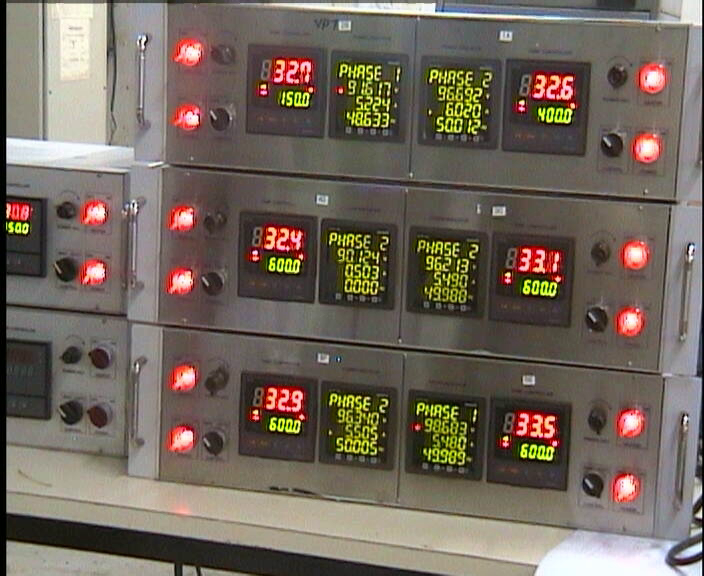
#> input picture DigitalMeterReading/Dataset/Screenshots/01.png, 704 x 576 px, found by its file name
$ jupyter execute --allow-errors FeasibilityStudy.ipynb
#> lines starting #> are read from the running program, lines starting #| are printed output that depends on the picture; after the words box and inside, x2 and y2 are one past the last pixel; in counts of white or black regions, pixels touching at a corner belong together
[cell 1]
import numpy as np
import pandas as pd
import cv2 as cv
import matplotlib.pyplot as plt
import pytesseract

[cell 2]
pytesseract.pytesseract.tesseract_cmd = r"C:\Program Files\Tesseract-OCR\tesseract.exe"

# Single Image Analysis

[cell 3]
img = cv.imread(r"F:\Muthu_2023\Personal\NextStep\CVProjects\DigitalMeterReading\Dataset\Screenshots\01.png")
#> img is the input picture: shape (576, 704, 3); mean B, G, R 92.4, 103.2, 114.1

[cell 4]
img_gray = cv.cvtColor(img, cv.COLOR_BGR2GRAY)
plt.imshow(img_gray, cmap='gray')

[cell 5]
x = 240
y = 35
w = 345
h = 436
img_gray_crop = img_gray[y:y+h,x:x+w]
plt.imshow(img_gray_crop, cmap='gray')

[cell 6]
x = 271
y = 55
w = 43
h = 31
img_gray_crop = img_gray[y:y+h,x:x+w]
#> img_gray_crop: shape (31, 43)
plt.imshow(img_gray_crop, cmap='gray')
#> (the rest of this cell did not finish here and is left out)

[cell 7]
for i in range(1, 6, 2):
    plt.figure(figsize=(8,4))
    plt.imshow(cv.GaussianBlur(img_gray_crop, (i,i), 0), cmap='gray')

[cell 8]
thresh = cv.adaptiveThreshold(cv.GaussianBlur(img_gray_crop, (5,5), 0), 255, cv.ADAPTIVE_THRESH_GAUSSIAN_C,
                                   cv.THRESH_BINARY, 11, 2)
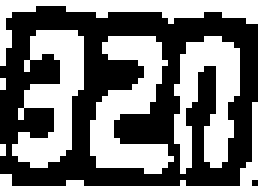
#> thresh: shape (31, 43) (shown 6 times larger); 45.7% white; 10 white regions (5 under 20 px), largest, box (x1, y1, x2, y2) and area: (15, 6, 29, 29) 166, (2, 5, 14, 28) 151, (29, 6, 40, 29) 148, (0, 0, 43, 11) 112, (40, 17, 43, 31) 20
plt.imshow(thresh, cmap='gray')

[cell 9]
img_gray_re = cv.resize(img_gray_crop, dsize=(0,0), fx=0.5, fy=0.5, interpolation=cv.INTER_LINEAR)
plt.imshow(img_gray_re, cmap='gray')

[cell 10]
plt.hist(img_gray.flatten())
#> figure, not shown here; tallest bar 97161 high, from x = 76.2 to 101.6

[cell 11]
blurred = cv.GaussianBlur(img_gray_crop, (5,5), 0)
_, threshold_otsu = cv.threshold(blurred, 0, 255, cv.THRESH_BINARY + cv.THRESH_OTSU)
#> threshold_otsu: shape (31, 43); 32.3% white; 3 white regions, box (x1, y1, x2, y2) and area: (15, 6, 28, 28) 167, (3, 5, 14, 27) 135, (29, 6, 40, 27) 128
plt.imshow(threshold_otsu)
#> (the rest of this cell did not finish here and is left out)

[cell 12]
img = cv.imread(r"F:\Muthu_2023\Personal\NextStep\CVProjects\DigitalMeterReading\Dataset\Screenshots\cropped2.png")
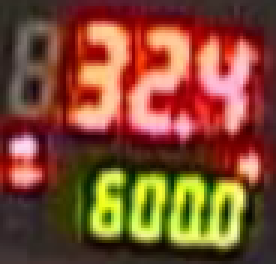
#> input picture DigitalMeterReading/Dataset/Screenshots/cropped2.png, 92 x 88 px, found by its file name (shown 3 times larger)
#> img is the input picture: shape (88, 92, 3); mean B, G, R 49.5, 76.4, 128.4
img_gray_crop = cv.cvtColor(img, cv.COLOR_BGR2GRAY)
#> img_gray_crop: shape (88, 92)
blurred = cv.GaussianBlur(img_gray_crop, (5,5), 0)
#> blurred: shape (88, 92)
_, threshold_otsu = cv.threshold(blurred, 0, 255, cv.THRESH_BINARY + cv.THRESH_OTSU)
#> threshold_otsu: shape (88, 92); 28.3% white; 6 white regions, box (x1, y1, x2, y2) and area: (30, 57, 82, 83) 898, (42, 9, 65, 46) 457, (23, 7, 43, 43) 417, (65, 13, 85, 44) 347, (3, 45, 13, 62) 121, (79, 51, 87, 60) 52
plt.imshow(threshold_otsu)
#> (the rest of this cell did not finish here and is left out)

#> (a cell that did not finish here is left out)

[cell 14]
equalized = cv.equalizeHist(img_gray_crop)
plt.subplot(1,2,1)
plt.imshow(img_gray_crop, cmap='gray')
plt.subplot(1,2,2)
plt.imshow(equalized, cmap='gray')

[cell 15]
alpha= [1.5]
beta = [-50, -75, -100]
for i in range(len(beta)):
    plt.figure(figsize=(8,4))
    adjusted = cv.convertScaleAbs(img_gray_crop, alpha=alpha[0], beta=beta[i])
    plt.subplot(1,2,1)
    plt.imshow(img_gray_crop, cmap='gray')
    plt.subplot(1,2,2)
    plt.imshow(adjusted, cmap='gray')
#> this loop made 3 passes
#> pass 1, `adjusted = cv.convertScaleAbs(img_gray_crop, alpha=alpha[0], beta=beta..`:
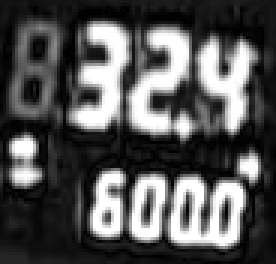
#> adjusted: shape (88, 92) (shown 3 times larger); min 0, max 255, mean 84

# Gaussian Blur

[cell 16]
adjusted = cv.convertScaleAbs(img_gray_crop, alpha=1.5, beta=-50)
for i in range(1,6,2):
    plt.figure(figsize=(8,4))
    blurred = cv.GaussianBlur(adjusted, (i,i), 0)
    plt.subplot(1,2,1)
    plt.imshow(adjusted, cmap='gray')
    plt.subplot(1,2,2)
    plt.imshow(blurred, cmap='gray')

[cell 17]
blurred = cv.GaussianBlur(img_gray_crop, (3,3), 0)
adjusted = cv.convertScaleAbs(blurred, alpha=1.5, beta=-50)
plt.figure(figsize=(12,4))
plt.subplot(1,3,1)
plt.imshow(img_gray_crop, cmap='gray')
plt.subplot(1,3,2)
plt.imshow(blurred, cmap='gray')
plt.subplot(1,3,3)
plt.imshow(adjusted, cmap='gray')

[cell 18]
adjusted = cv.convertScaleAbs(img_gray_crop, alpha=1.5, beta=-50)
blurred = cv.GaussianBlur(adjusted, (3,3), 0)

plt.figure(figsize=(12,4))
plt.subplot(1,3,1)
plt.imshow(img_gray_crop, cmap='gray')
plt.subplot(1,3,2)
plt.imshow(adjusted, cmap='gray')
plt.subplot(1,3,3)
plt.imshow(blurred, cmap='gray')

[cell 19]
_, threshold_otsu = cv.threshold(adjusted, 0, 255, cv.THRESH_BINARY + cv.THRESH_OTSU)
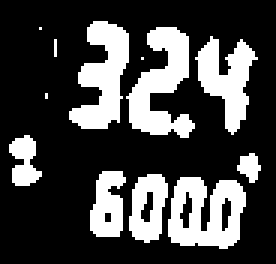
#> threshold_otsu: shape (88, 92) (shown 3 times larger); 26.9% white; 12 white regions (4 under 20 px), largest, box (x1, y1, x2, y2) and area: (42, 9, 65, 46) 438, (56, 59, 82, 83) 425, (23, 7, 43, 43) 406
plt.imshow(threshold_otsu)

#> (a cell that did not finish here is left out)

[cell 21]
pd.value_counts(threshold_otsu.flatten())

[cell 22]
# Load image
#image = cv2.imread("text_image.jpg")
image = img
# Load EAST text detector model
#> (the rest of this cell did not finish here and is left out)

[cell 23]
def decode_predictions(scores, geometry):
    boxes = []
    confidence_threshold = 0.5
    for y in range(scores.shape[2]):
        for x in range(scores.shape[3]):
            score = scores[0, 0, y, x]
            if score < confidence_threshold:
                continue
            offset_x, offset_y = x * 4.0, y * 4.0
            angle = geometry[0, 4, y, x]
            h, w = geometry[0, 0, y, x], geometry[0, 1, y, x]
            end_x = int(offset_x + (w * np.cos(angle)) + (h * np.sin(angle)))
            end_y = int(offset_y - (w * np.sin(angle)) + (h * np.cos(angle)))
            boxes.append((offset_x, offset_y, end_x, end_y))
    return boxes

#> (a cell that did not finish here is left out)

[cell 25]
plt.imshow(image)

[cell 26]
import os
#> (the rest of this cell did not finish here and is left out)

#> (a cell that did not finish here is left out)

#> (a cell that did not finish here is left out)

# Extract Green channel

[cell 29]
plt.figure(figsize=(12,4))
plt.subplot(1,3,1)
plt.imshow(img[:,:,0], cmap='gray')
plt.subplot(1,3,2)
plt.imshow(img[:,:,1], cmap='gray')
plt.subplot(1,3,3)
plt.imshow(img[:,:,2], cmap='gray')

[cell 30]
adj = cv.convertScaleAbs(img, alpha=1.5, beta=-50)
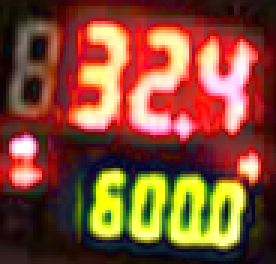
#> adj: shape (88, 92, 3) (shown 3 times larger); mean B, G, R 52, 77.6, 131.9
plt.figure(figsize=(12,4))
plt.subplot(1,3,1)
plt.imshow(adj[:,:,0], cmap='gray')
plt.subplot(1,3,2)
plt.imshow(adj[:,:,1], cmap='gray')
plt.subplot(1,3,3)
plt.imshow(adj[:,:,2], cmap='gray')
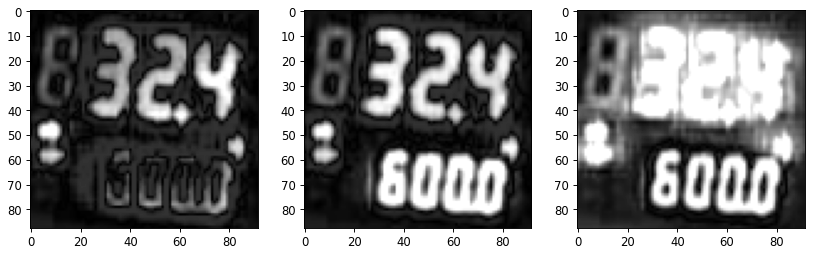
#> figure drawn by matplotlib, 3 panels

[cell 31]
r = img[:,:,2]
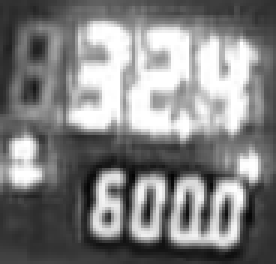
#> r: shape (88, 92) (shown 3 times larger); min 3, max 255, mean 128.4
g = img[:,:,1]
b = img[:,:,0]
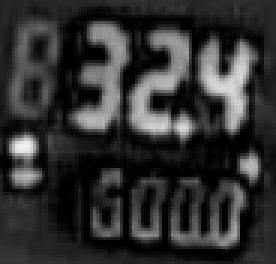
#> b: shape (88, 92) (shown 3 times larger); min 0, max 242, mean 49.5

[cell 32]
def crop(img, dim):
    x,y,w,h = dim
    return img[y:y+h, x:x+w]

#> (a cell that did not finish here is left out)

[cell 34]
raw_image = cv.imread(r"F:\Muthu_2023\Personal\NextStep\CVProjects\DigitalMeterReading\Dataset\Screenshots\01.png")

[cell 35]
raw_image_g = raw_image[:,:,1].copy()
crop_raw_g = crop(raw_image_g, [250, 50, 328, 418])
adj_raw_g = cv.convertScaleAbs(crop_raw_g, alpha=1.5, beta=-50)
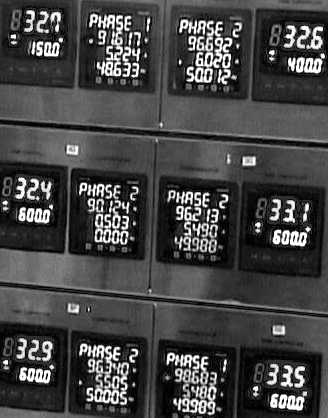
#> adj_raw_g: shape (418, 328); min 0, max 255, mean 69.5
test_img = crop(adj_raw_g, [9, 5, 55, 27])

[cell 36]
plt.subplot(1,2,1)
plt.imshow(test_img, cmap='gray')
plt.subplot(1,2,2)
_, threshold_otsu = cv.threshold(test_img, 180, 255, cv.THRESH_BINARY)
#> threshold_otsu: shape (27, 55); 18.3% white; 5 white regions (1 under 20 px), largest, box (x1, y1, x2, y2) and area: (16, 6, 26, 27) 91, (28, 7, 39, 27) 90, (42, 7, 52, 17) 62, (46, 18, 50, 27) 22
plt.imshow(threshold_otsu)

[cell 37]
kernel = np.ones((2,2), np.uint8)

# The first parameter is the original image,
# kernel is the matrix with which image is
# convolved and third parameter is the number
# of iterations, which will determine how much
# you want to erode/dilate a given image.
img_erosion = cv.erode(threshold_otsu, kernel, iterations=1)
#> img_erosion: shape (27, 55); 9.8% white in thin lines or dots, all inside (x1, y1, x2, y2) = (17, 7, 52, 27)
img_dilation = cv.dilate(threshold_otsu, kernel, iterations=1)
#> img_dilation: shape (27, 55); 26.4% white; 4 white regions (1 under 20 px), largest, box (x1, y1, x2, y2) and area: (16, 6, 27, 27) 132, (28, 7, 40, 27) 125, (42, 7, 53, 27) 125

[cell 38]
# plt.imshow(img_erosion)
img_resize = cv.resize(threshold_otsu, None, fx=4, fy=4, interpolation=cv.INTER_CUBIC)
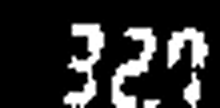
#> img_resize: shape (108, 220); min 0, max 255, mean 47
pytesseract.image_to_string(img_resize, config="--psm 6 -c tessedit_char_whitelist=0123456789")
#> (this line was passed over: pytesseract is not available in this run)
